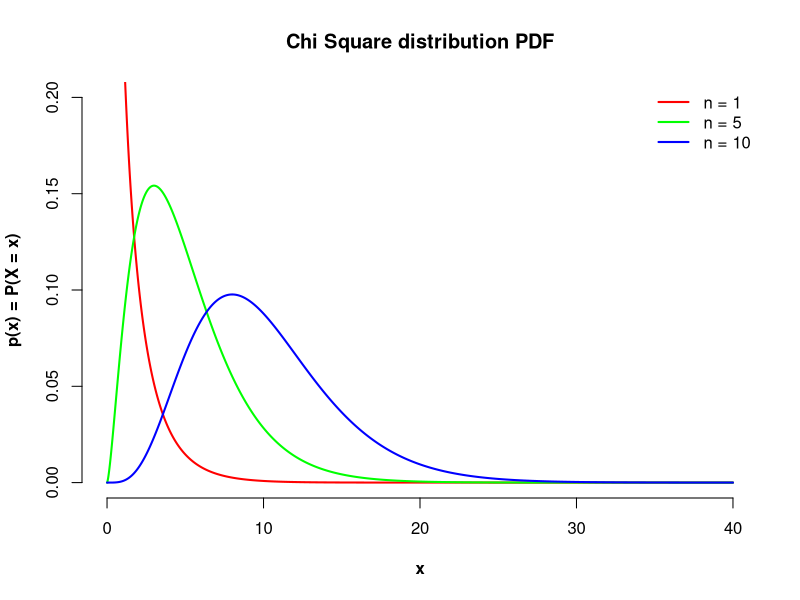

Recreate this plot in R.
svg("ChiSquare_PDF.svg")

plot(xlim = c(0, 40), ylim = c(0, 0.2), x = "", type = "l",
     main = "Chi Square distribution PDF", xlab = "x",
     ylab = "p(x) = P(X = x)", bty = 'n', font.lab = 2)

points(seq(0, 40, 1/1000), dchisq(seq(0, 40, 1/1000), df = 1),
       type = 'l', lwd = 2, col = "red")
points(seq(0, 40, 1/1000), dchisq(seq(0, 40, 1/1000), df = 5),
       type = 'l', lwd = 2, col = "green")
points(seq(0, 40, 1/1000), dchisq(seq(0, 40, 1/1000), df = 10),
       type = 'l', lwd = 2, col = "blue")

legend('topright', legend = c('n = 1', 'n = 5', 'n = 10'),
       lwd = c(2, 2, 2), col = c('red', 'green', 'blue'), 
       bty = 'n')

dev.off()
